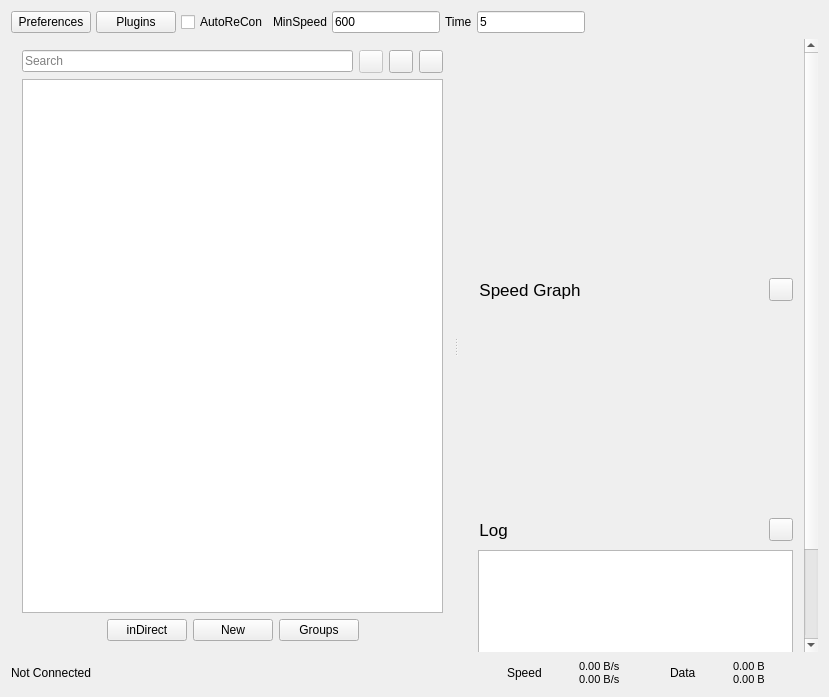
<?xml version="1.0" encoding="UTF-8"?>
<ui version="4.0">
 <class>MainWindow</class>
 <widget class="QMainWindow" name="MainWindow">
  <property name="geometry">
   <rect>
    <x>0</x>
    <y>0</y>
    <width>829</width>
    <height>697</height>
   </rect>
  </property>
  <property name="minimumSize">
   <size>
    <width>790</width>
    <height>600</height>
   </size>
  </property>
  <property name="windowTitle">
   <string>Qv2ray</string>
  </property>
  <widget class="QWidget" name="centralWidget">
   <layout class="QVBoxLayout" name="verticalLayout_2" stretch="0,1,0">
    <item>
     <layout class="QHBoxLayout" name="horizontalLayout" stretch="0,0,0,0,0,0,0,0">
      <property name="spacing">
       <number>5</number>
      </property>
      <item>
       <widget class="QPushButton" name="preferencesBtn">
        <property name="text">
         <string>Preferences</string>
        </property>
       </widget>
      </item>
      <item>
       <widget class="QPushButton" name="pluginsBtn">
        <property name="text">
         <string>Plugins</string>
        </property>
       </widget>
      </item>
      <item>
       <widget class="QCheckBox" name="reConnectChk">
        <property name="text">
         <string>AutoReCon</string>
        </property>
       </widget>
      </item>
      <item>
       <widget class="QLabel" name="label">
        <property name="text">
         <string>MinSpeed</string>
        </property>
       </widget>
      </item>
      <item>
       <widget class="QLineEdit" name="minSpeedText">
        <property name="sizePolicy">
         <sizepolicy hsizetype="Preferred" vsizetype="Fixed">
          <horstretch>0</horstretch>
          <verstretch>0</verstretch>
         </sizepolicy>
        </property>
        <property name="text">
         <string>600</string>
        </property>
       </widget>
      </item>
      <item>
       <widget class="QLabel" name="label_2">
        <property name="text">
         <string>Time</string>
        </property>
       </widget>
      </item>
      <item>
       <widget class="QLineEdit" name="timeToAddText">
        <property name="sizePolicy">
         <sizepolicy hsizetype="Preferred" vsizetype="Fixed">
          <horstretch>0</horstretch>
          <verstretch>0</verstretch>
         </sizepolicy>
        </property>
        <property name="text">
         <string>5</string>
        </property>
       </widget>
      </item>
      <item>
       <spacer name="horizontalSpacer">
        <property name="orientation">
         <enum>Qt::Horizontal</enum>
        </property>
        <property name="sizeType">
         <enum>QSizePolicy::Expanding</enum>
        </property>
        <property name="sizeHint" stdset="0">
         <size>
          <width>0</width>
          <height>0</height>
         </size>
        </property>
       </spacer>
      </item>
     </layout>
    </item>
    <item>
     <widget class="QSplitter" name="splitter">
      <property name="orientation">
       <enum>Qt::Horizontal</enum>
      </property>
      <property name="opaqueResize">
       <bool>true</bool>
      </property>
      <widget class="QWidget" name="leftWidget" native="true">
       <layout class="QVBoxLayout" name="verticalLayout">
        <item>
         <layout class="QHBoxLayout" name="horizontalLayout_6">
          <item>
           <widget class="QLineEdit" name="connectionFilterTxt">
            <property name="placeholderText">
             <string>Search</string>
            </property>
            <property name="clearButtonEnabled">
             <bool>true</bool>
            </property>
           </widget>
          </item>
          <item>
           <widget class="QToolButton" name="locateBtn">
            <property name="enabled">
             <bool>false</bool>
            </property>
            <property name="toolTip">
             <string>Locate Current Connection</string>
            </property>
            <property name="text">
             <string/>
            </property>
            <property name="icon">
             <iconset resource="../../../resources.qrc">
              <normaloff>:/assets/icons/ui_light/locate.png</normaloff>:/assets/icons/ui_light/locate.png</iconset>
            </property>
           </widget>
          </item>
          <item>
           <widget class="QToolButton" name="collapseGroupsBtn">
            <property name="toolTip">
             <string>Collapse all groups</string>
            </property>
            <property name="text">
             <string/>
            </property>
            <property name="icon">
             <iconset resource="../../../resources.qrc">
              <normaloff>:/assets/icons/ui_light/arrow-up.svg</normaloff>:/assets/icons/ui_light/arrow-up.svg</iconset>
            </property>
           </widget>
          </item>
          <item>
           <widget class="QToolButton" name="sortBtn">
            <property name="toolTip">
             <string>Sort</string>
            </property>
            <property name="text">
             <string/>
            </property>
            <property name="icon">
             <iconset resource="../../../resources.qrc">
              <normaloff>:/assets/icons/ui_light/sort.png</normaloff>:/assets/icons/ui_light/sort.png</iconset>
            </property>
            <property name="popupMode">
             <enum>QToolButton::InstantPopup</enum>
            </property>
           </widget>
          </item>
         </layout>
        </item>
        <item>
         <widget class="QTreeWidget" name="connectionListWidget">
          <property name="contextMenuPolicy">
           <enum>Qt::CustomContextMenu</enum>
          </property>
          <property name="editTriggers">
           <set>QAbstractItemView::NoEditTriggers</set>
          </property>
          <property name="selectionMode">
           <enum>QAbstractItemView::ExtendedSelection</enum>
          </property>
          <property name="verticalScrollMode">
           <enum>QAbstractItemView::ScrollPerPixel</enum>
          </property>
          <property name="indentation">
           <number>0</number>
          </property>
          <property name="sortingEnabled">
           <bool>true</bool>
          </property>
          <property name="animated">
           <bool>true</bool>
          </property>
          <property name="allColumnsShowFocus">
           <bool>true</bool>
          </property>
          <property name="headerHidden">
           <bool>true</bool>
          </property>
          <property name="expandsOnDoubleClick">
           <bool>true</bool>
          </property>
          <attribute name="headerShowSortIndicator" stdset="0">
           <bool>false</bool>
          </attribute>
          <column>
           <property name="text">
            <string notr="true">1</string>
           </property>
          </column>
         </widget>
        </item>
        <item>
         <layout class="QHBoxLayout" name="horizontalLayout_3">
          <item>
           <spacer name="horizontalSpacer_3">
            <property name="orientation">
             <enum>Qt::Horizontal</enum>
            </property>
            <property name="sizeHint" stdset="0">
             <size>
              <width>40</width>
              <height>20</height>
             </size>
            </property>
           </spacer>
          </item>
          <item>
           <widget class="QPushButton" name="importConfigDirectButton">
            <property name="text">
             <string>inDirect</string>
            </property>
           </widget>
          </item>
          <item>
           <widget class="QPushButton" name="importConfigButton">
            <property name="toolTip">
             <string>Import Connection</string>
            </property>
            <property name="text">
             <string>New</string>
            </property>
           </widget>
          </item>
          <item>
           <widget class="QPushButton" name="subsButton">
            <property name="text">
             <string>Groups</string>
            </property>
           </widget>
          </item>
          <item>
           <spacer name="horizontalSpacer_2">
            <property name="orientation">
             <enum>Qt::Horizontal</enum>
            </property>
            <property name="sizeHint" stdset="0">
             <size>
              <width>40</width>
              <height>20</height>
             </size>
            </property>
           </spacer>
          </item>
         </layout>
        </item>
       </layout>
      </widget>
      <widget class="QScrollArea" name="scrollArea">
       <property name="frameShape">
        <enum>QFrame::NoFrame</enum>
       </property>
       <property name="widgetResizable">
        <bool>true</bool>
       </property>
       <widget class="QWidget" name="scrollAreaWidgetContents">
        <property name="geometry">
         <rect>
          <x>0</x>
          <y>0</y>
          <width>395</width>
          <height>728</height>
         </rect>
        </property>
        <layout class="QVBoxLayout" name="verticalLayout_4" stretch="0,1">
         <item>
          <widget class="QFrame" name="connectionInfoFrame">
           <property name="sizePolicy">
            <sizepolicy hsizetype="Expanding" vsizetype="Expanding">
             <horstretch>0</horstretch>
             <verstretch>0</verstretch>
            </sizepolicy>
           </property>
           <property name="minimumSize">
            <size>
             <width>0</width>
             <height>220</height>
            </size>
           </property>
           <layout class="QGridLayout" name="connectionInfoLayout">
            <property name="leftMargin">
             <number>0</number>
            </property>
            <property name="topMargin">
             <number>0</number>
            </property>
            <property name="rightMargin">
             <number>0</number>
            </property>
            <property name="bottomMargin">
             <number>0</number>
            </property>
           </layout>
          </widget>
         </item>
         <item>
          <layout class="QVBoxLayout" name="verticalLayout_3">
           <item>
            <layout class="QHBoxLayout" name="horizontalLayout_5">
             <item>
              <widget class="QPushButton" name="chartVisibilityBtn">
               <property name="font">
                <font>
                 <pointsize>13</pointsize>
                </font>
               </property>
               <property name="focusPolicy">
                <enum>Qt::NoFocus</enum>
               </property>
               <property name="toolTip">
                <string>Click to toggle show/hide</string>
               </property>
               <property name="styleSheet">
                <string notr="true">Text-align:left;</string>
               </property>
               <property name="text">
                <string>  Speed Graph</string>
               </property>
               <property name="flat">
                <bool>true</bool>
               </property>
              </widget>
             </item>
             <item>
              <widget class="QToolButton" name="clearChartBtn">
               <property name="toolTip">
                <string>Clear chart data</string>
               </property>
               <property name="text">
                <string/>
               </property>
               <property name="icon">
                <iconset resource="../../../resources.qrc">
                 <normaloff>:/assets/icons/ui_light/delete.png</normaloff>:/assets/icons/ui_light/delete.png</iconset>
               </property>
              </widget>
             </item>
            </layout>
           </item>
           <item>
            <widget class="QWidget" name="speedChartHolderWidget" native="true">
             <property name="sizePolicy">
              <sizepolicy hsizetype="Expanding" vsizetype="Expanding">
               <horstretch>0</horstretch>
               <verstretch>0</verstretch>
              </sizepolicy>
             </property>
             <property name="minimumSize">
              <size>
               <width>0</width>
               <height>200</height>
              </size>
             </property>
             <layout class="QGridLayout" name="speedChart">
              <property name="topMargin">
               <number>0</number>
              </property>
              <property name="rightMargin">
               <number>0</number>
              </property>
              <property name="bottomMargin">
               <number>0</number>
              </property>
             </layout>
            </widget>
           </item>
           <item>
            <layout class="QHBoxLayout" name="horizontalLayout_4">
             <item>
              <widget class="QPushButton" name="logVisibilityBtn">
               <property name="font">
                <font>
                 <pointsize>13</pointsize>
                </font>
               </property>
               <property name="focusPolicy">
                <enum>Qt::NoFocus</enum>
               </property>
               <property name="toolTip">
                <string>Click to toggle show/hide</string>
               </property>
               <property name="styleSheet">
                <string notr="true">Text-align:left;</string>
               </property>
               <property name="text">
                <string>  Log</string>
               </property>
               <property name="flat">
                <bool>true</bool>
               </property>
              </widget>
             </item>
             <item>
              <widget class="QToolButton" name="clearlogButton">
               <property name="toolTip">
                <string>Clear log</string>
               </property>
               <property name="text">
                <string/>
               </property>
               <property name="icon">
                <iconset resource="../../../resources.qrc">
                 <normaloff>:/assets/icons/ui_light/delete.png</normaloff>:/assets/icons/ui_light/delete.png</iconset>
               </property>
              </widget>
             </item>
            </layout>
           </item>
           <item>
            <layout class="QGridLayout" name="gridLayout">
             <property name="leftMargin">
              <number>9</number>
             </property>
             <item row="0" column="0">
              <widget class="QTextBrowser" name="masterLogBrowser">
               <property name="minimumSize">
                <size>
                 <width>0</width>
                 <height>200</height>
                </size>
               </property>
               <property name="contextMenuPolicy">
                <enum>Qt::CustomContextMenu</enum>
               </property>
               <property name="lineWrapMode">
                <enum>QTextEdit::NoWrap</enum>
               </property>
              </widget>
             </item>
            </layout>
           </item>
          </layout>
         </item>
        </layout>
       </widget>
      </widget>
     </widget>
    </item>
    <item>
     <layout class="QHBoxLayout" name="horizontalLayout_2">
      <property name="topMargin">
       <number>2</number>
      </property>
      <item>
       <widget class="QLabel" name="connetionStatusLabel">
        <property name="minimumSize">
         <size>
          <width>300</width>
          <height>0</height>
         </size>
        </property>
        <property name="text">
         <string>Not Connected</string>
        </property>
       </widget>
      </item>
      <item>
       <spacer name="horizontalSpacer_5">
        <property name="orientation">
         <enum>Qt::Horizontal</enum>
        </property>
        <property name="sizeHint" stdset="0">
         <size>
          <width>40</width>
          <height>20</height>
         </size>
        </property>
       </spacer>
      </item>
      <item>
       <widget class="QLabel" name="label_5">
        <property name="text">
         <string>Speed</string>
        </property>
       </widget>
      </item>
      <item>
       <widget class="QWidget" name="updownImageBox" native="true">
        <property name="sizePolicy">
         <sizepolicy hsizetype="Fixed" vsizetype="Fixed">
          <horstretch>32</horstretch>
          <verstretch>32</verstretch>
         </sizepolicy>
        </property>
        <property name="minimumSize">
         <size>
          <width>25</width>
          <height>25</height>
         </size>
        </property>
       </widget>
      </item>
      <item>
       <widget class="QLabel" name="netspeedLabel">
        <property name="minimumSize">
         <size>
          <width>85</width>
          <height>0</height>
         </size>
        </property>
        <property name="font">
         <font>
          <pointsize>8</pointsize>
         </font>
        </property>
        <property name="toolTip">
         <string>Upload/Download speed</string>
        </property>
        <property name="text">
         <string>0.00 B/s
0.00 B/s</string>
        </property>
       </widget>
      </item>
      <item>
       <widget class="QLabel" name="label_6">
        <property name="sizePolicy">
         <sizepolicy hsizetype="Minimum" vsizetype="Minimum">
          <horstretch>0</horstretch>
          <verstretch>0</verstretch>
         </sizepolicy>
        </property>
        <property name="minimumSize">
         <size>
          <width>0</width>
          <height>0</height>
         </size>
        </property>
        <property name="text">
         <string>Data</string>
        </property>
       </widget>
      </item>
      <item>
       <widget class="QWidget" name="updownImageBox_2" native="true">
        <property name="sizePolicy">
         <sizepolicy hsizetype="Fixed" vsizetype="Fixed">
          <horstretch>32</horstretch>
          <verstretch>32</verstretch>
         </sizepolicy>
        </property>
        <property name="minimumSize">
         <size>
          <width>25</width>
          <height>25</height>
         </size>
        </property>
       </widget>
      </item>
      <item>
       <widget class="QLabel" name="dataamountLabel">
        <property name="minimumSize">
         <size>
          <width>85</width>
          <height>0</height>
         </size>
        </property>
        <property name="font">
         <font>
          <pointsize>8</pointsize>
         </font>
        </property>
        <property name="toolTip">
         <string>Upload/Download Data</string>
        </property>
        <property name="text">
         <string>0.00 B
0.00 B</string>
        </property>
       </widget>
      </item>
     </layout>
    </item>
   </layout>
  </widget>
 </widget>
 <layoutdefault spacing="6" margin="11"/>
 <tabstops>
  <tabstop>connectionListWidget</tabstop>
  <tabstop>importConfigButton</tabstop>
 </tabstops>
 <resources>
  <include location="../../../resources.qrc"/>
 </resources>
 <connections/>
</ui>
